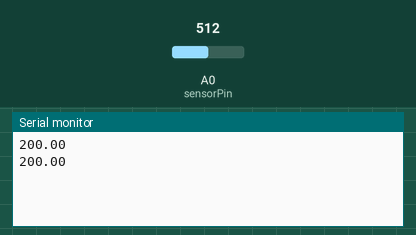
The sketch below on a simulated Arduino Uno, built with avr-gcc and run on an emulated ATmega328P. On the bench: the last lines printed to the serial monitor. The inputs (shaded band) are chosen by the test bench; at power-on: A0 (sensorPin) = 512.

Above: at 1.8 s.
1.9 s: A0 (sensorPin) set to 716
At 2.8 s:
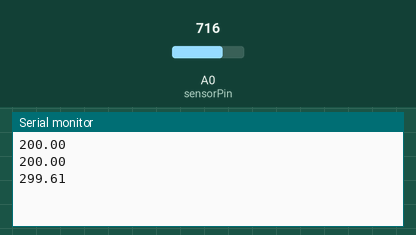
3.4 s: A0 (sensorPin) set to 900
At 4.8 s:
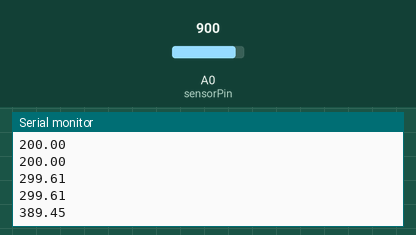
Timing chart, 0 to 6.4 s (numbered marks = the images above; inputs shaded):
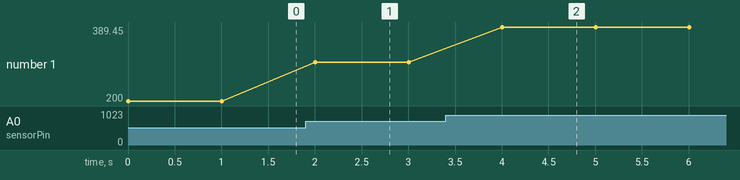

The sketch:

read_sensor.ino
```cpp
const int sensorPin = A0;

void setup() {
  Serial.begin(9600);
}

void loop() {
  int sensorVal = analogRead(sensorPin);

  float voltage = (sensorVal / 1024.0) * 5.0;
  float temperature = (voltage - .5) * 100;

  Serial.println(temperature);

  delay(1000);
}
```

Measured:
- after the input at 1.9 s, the serial monitor: prints a new line after 0.10 s (image 1)
- after the input at 3.4 s, the serial monitor: prints a new line after 0.60 s (image 2)
- plotted number 1: 200 → 299.61 after the input at 1.9 s, 299.61 → 389.45 after the input at 3.4 s
